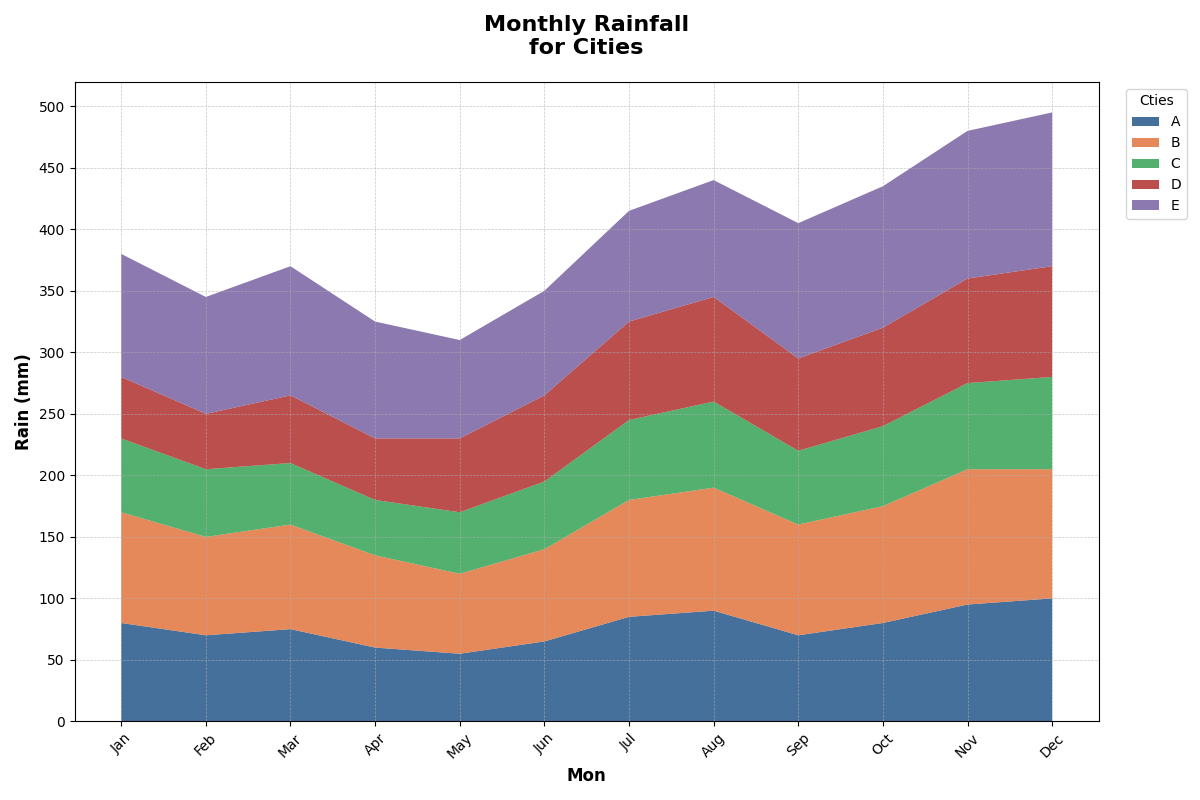

Source code (Python):
import matplotlib.pyplot as plt
import numpy as np

months = np.array(['Jan', 'Feb', 'Mar', 'Apr', 'May', 'Jun', 'Jul', 'Aug', 'Sep', 'Oct', 'Nov', 'Dec'])

city_a = np.array([80, 70, 75, 60, 55, 65, 85, 90, 70, 80, 95, 100])
city_b = np.array([90, 80, 85, 75, 65, 75, 95, 100, 90, 95, 110, 105])
city_c = np.array([60, 55, 50, 45, 50, 55, 65, 70, 60, 65, 70, 75])
city_d = np.array([50, 45, 55, 50, 60, 70, 80, 85, 75, 80, 85, 90])
city_e = np.array([100, 95, 105, 95, 80, 85, 90, 95, 110, 115, 120, 125])

data = np.vstack([city_a, city_b, city_c, city_d, city_e])

fig, ax = plt.subplots(figsize=(12, 8))
ax.stackplot(months, data, labels=['A', 'B', 'C', 'D', 'E'],
             colors=['#184c83', '#df6b31', '#299c4a', '#a92320', '#6f579b'], alpha=0.8)

ax.set_title("Monthly Rainfall\nfor Cities", fontsize=16, fontweight='bold', pad=20)
ax.set_xlabel("Mon", fontsize=12, weight='bold')
ax.set_ylabel("Rain (mm)", fontsize=12, weight='bold')
ax.legend(loc='upper left', bbox_to_anchor=(1.02, 1), fontsize=10, title='Cties')
ax.grid(True, which='both', linestyle='--', linewidth=0.5, alpha=0.7)

ax.yaxis.set_major_formatter(plt.FuncFormatter(lambda x, _: f'{int(x)}'))
ax.set_xticks(np.arange(len(months)))
ax.set_xticklabels(months, fontsize=10, rotation=45)
ax.set_yticks(np.arange(0, 501, 50))
ax.set_yticklabels(np.arange(0, 501, 50), fontsize=10)

plt.tight_layout()

plt.show()
